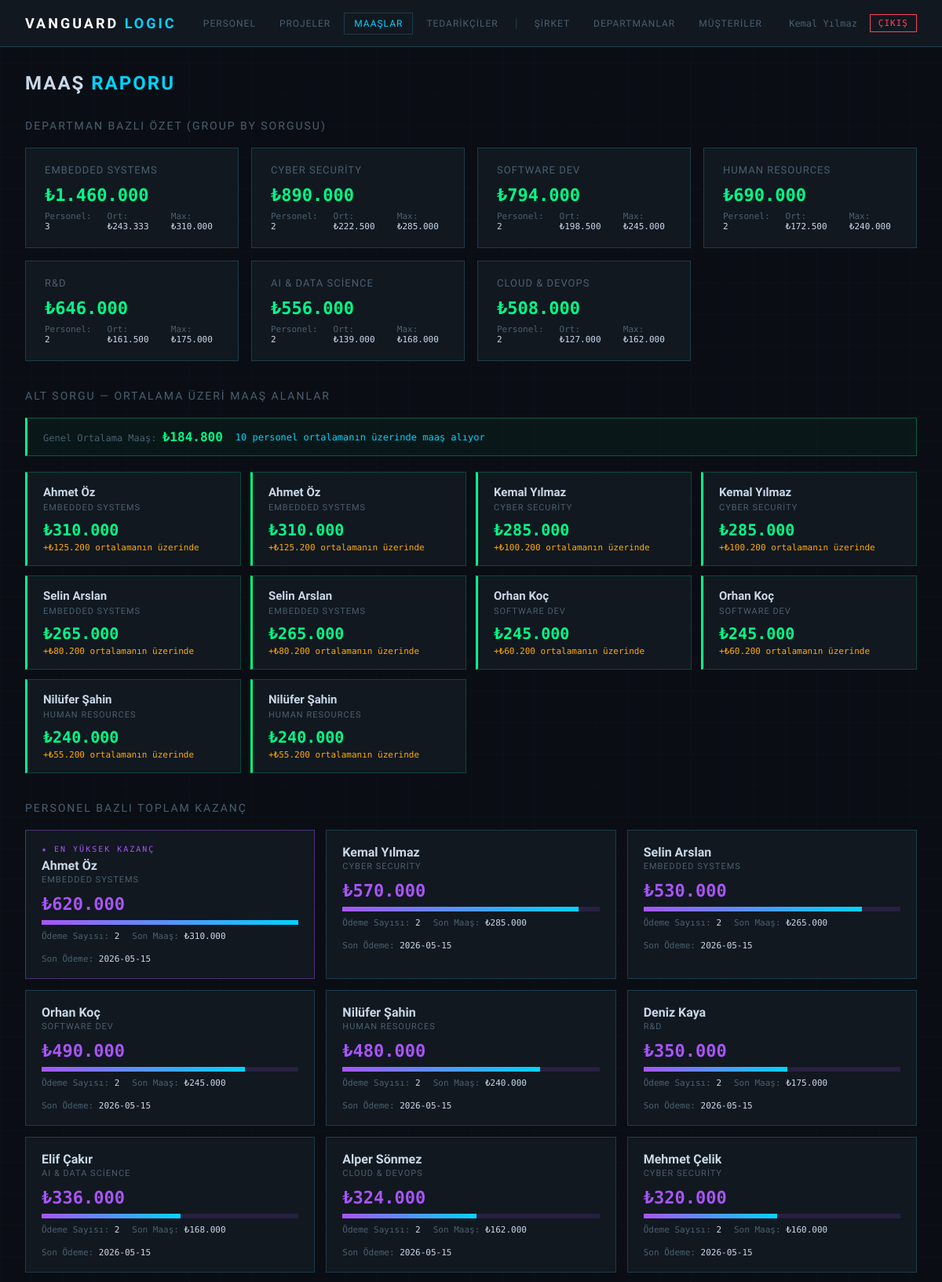
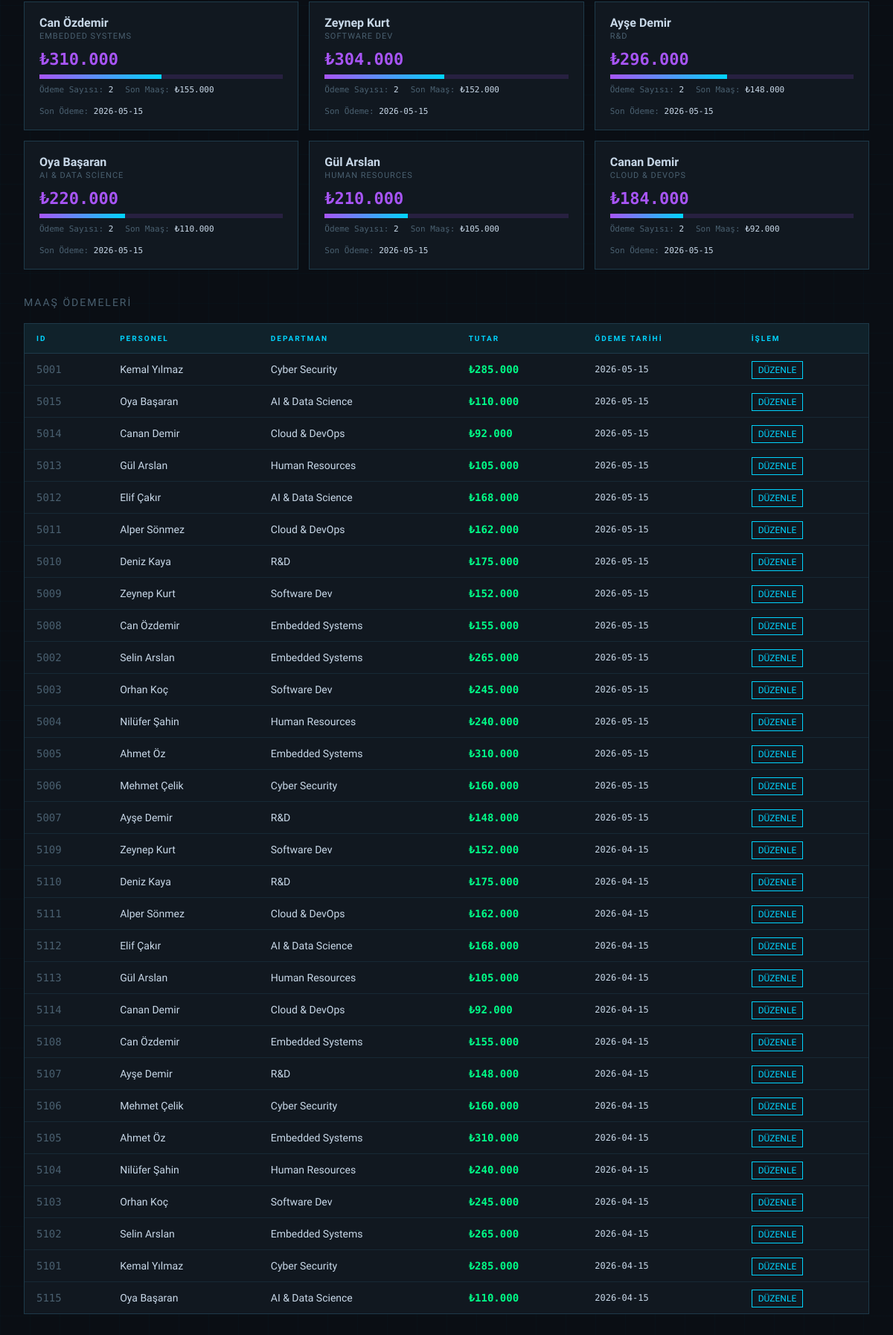
Page /salary.php (signed in) on the committed database (2 pictures, top to bottom).
### tables this page shows
CREATE TABLE salary_ (
    id          INT PRIMARY KEY,
    amount      DECIMAL(10,2) NOT NULL DEFAULT 0,
    pymnt_date  DATE NOT NULL DEFAULT (CURRENT_DATE),
    psnl_id     INT NOT NULL,
    CONSTRAINT fk_sal_per_ FOREIGN KEY (psnl_id) REFERENCES personnel_(id)
);

CREATE TABLE departments_ (
    id          INT PRIMARY KEY,
    name        VARCHAR(50) NOT NULL,
    phn_ext     CHAR(3),
    cmpny_id    INT NOT NULL,
    CONSTRAINT fk_dept_comp_ FOREIGN KEY (cmpny_id) REFERENCES company_(id)
);

### salary.php (the view, shortened to what this page needs)
<?php
require_once 'includes/db.php';
$summary = $conn->query("
    SELECT d.name AS department,
           COUNT(DISTINCT p.id) AS personel_sayisi,
           SUM(s.amount)        AS toplam_maas,
           AVG(s.amount)        AS ort_maas,
           MAX(s.amount)        AS max_maas
    FROM departments_ d
    JOIN personnel_ p ON p.dept_id = d.id
    JOIN salary_    s ON s.psnl_id = p.id
    GROUP BY d.name
    ORDER BY toplam_maas DESC
")->fetch_all(MYSQLI_ASSOC);
$aboveAvg = $conn->query("
    SELECT CONCAT(p.f_name,' ',p.l_name) AS personel,
           d.name AS dept,
           s.amount
    FROM personnel_ p
    JOIN salary_      s ON s.psnl_id = p.id
    JOIN departments_ d ON p.dept_id = d.id
    WHERE s.amount > (SELECT AVG(amount) FROM salary_)
    ORDER BY s.amount DESC
")->fetch_all(MYSQLI_ASSOC);
$avgAmount = $conn->query("SELECT AVG(amount) FROM salary_")->fetch_row()[0];
$personalTotals = $conn->query("
    SELECT CONCAT(p.f_name,' ',p.l_name) AS personel,
           d.name AS dept,
           COUNT(s.id)       AS odeme_sayisi,
           SUM(s.amount)     AS toplam_kazanc,
           MAX(s.amount)     AS son_maas,
           MAX(s.pymnt_date) AS son_odeme
    FROM personnel_ p
    JOIN salary_      s ON s.psnl_id = p.id
    JOIN departments_ d ON p.dept_id = d.id
    GROUP BY p.id, p.f_name, p.l_name, d.name
    ORDER BY toplam_kazanc DESC
")->fetch_all(MYSQLI_ASSOC);
$maxKazanc = !empty($personalTotals) ? $personalTotals[0]['toplam_kazanc'] : 1;
$salaries = $conn->query("
    SELECT s.id, s.amount, s.pymnt_date,
           CONCAT(p.f_name,' ',p.l_name) AS personel,
           d.name AS dept
    FROM salary_ s
    JOIN personnel_  p ON s.psnl_id = p.id
    JOIN departments_ d ON p.dept_id = d.id
    ORDER BY s.pymnt_date DESC
")->fetch_all(MYSQLI_ASSOC);
?>
<!DOCTYPE html>
<html lang="tr">
<head>
</head>
<body>
<nav>
  <div class="nav-brand">VANGUARD <span>LOGIC</span></div>
  <div class="nav-links">
    <a href="index.php">Personel</a>
    <a href="projects.php">Projeler</a>
    <a href="salary.php" class="active">Maaşlar</a>
    <a href="suppliers.php">Tedarikçiler</a>
    <span class="nav-sep">|</span>
    <a href="company.php">Şirket</a>
    <a href="departments.php">Departmanlar</a>
    <a href="customers.php">Müşteriler</a>
  </div>
  <div class="nav-user">
    <span><?= htmlspecialchars($_SESSION['user_name']) ?></span>
    <a href="logout.php">ÇIKIŞ</a>
  </div>
</nav>
<main>
  <h2>Maaş <span>Raporu</span></h2>
  <div class="section-title">Departman Bazlı Özet (GROUP BY Sorgusu)</div>
  <div class="summary-grid">
    <?php foreach ($summary as $s): ?>
    <div class="sum-card">
      <div class="sum-dept"><?= htmlspecialchars($s['department']) ?></div>
      <div class="sum-total">₺<?= number_format($s['toplam_maas'],0,',','.') ?></div>
      <div class="sum-meta">
        <div class="sum-item">Personel: <span><?= $s['personel_sayisi'] ?></span></div>
        <div class="sum-item">Ort: <span>₺<?= number_format($s['ort_maas'],0,',','.') ?></span></div>
        <div class="sum-item">Max: <span>₺<?= number_format($s['max_maas'],0,',','.') ?></span></div>
      </div>
    </div>
    <?php endforeach; ?>
  </div>
  <div class="section-title">Alt Sorgu — Ortalama Üzeri Maaş Alanlar</div>
  <div class="avg-alert">
    <div>Genel Ortalama Maaş: <strong>₺<?= number_format($avgAmount, 0, ',', '.') ?></strong></div>
    <div style="color:var(--accent)"><?= count($aboveAvg) ?> personel ortalamanın üzerinde maaş alıyor</div>
  </div>
  <div class="above-grid">
    <?php foreach ($aboveAvg as $a): $diff = $a['amount'] - $avgAmount; ?>
    <div class="above-card">
      <div class="above-name"><?= htmlspecialchars($a['personel']) ?></div>
      <div class="above-dept"><?= htmlspecialchars($a['dept']) ?></div>
      <div class="above-amt">₺<?= number_format($a['amount'], 0, ',', '.') ?></div>
      <div class="above-diff">+₺<?= number_format($diff, 0, ',', '.') ?> ortalamanın üzerinde</div>
    </div>
    <?php endforeach; ?>
  </div>
  <div class="section-title">Personel Bazlı Toplam Kazanç</div>
  <div class="personal-grid">
    <?php foreach ($personalTotals as $i => $pt):
      $barPct = $maxKazanc > 0 ? round(($pt['toplam_kazanc'] / $maxKazanc) * 100) : 0;
    ?>
    <div class="personal-card">
      <?php if ($i === 0): ?>
        <div style="font-family:'Share Tech Mono',monospace;font-size:10px;color:var(--purple);letter-spacing:2px;margin-bottom:6px;">★ EN YÜKSEK KAZANÇ</div>
      <?php endif; ?>
      <div class="pc-name"><?= htmlspecialchars($pt['personel']) ?></div>
      <div class="pc-dept"><?= htmlspecialchars($pt['dept']) ?></div>
      <div class="pc-total">₺<?= number_format($pt['toplam_kazanc'], 0, ',', '.') ?></div>
      <div class="pc-bar-track">
        <div class="pc-bar-fill" style="width:<?= $barPct ?>%"></div>
      </div>
      <div class="pc-meta">
        <div class="pc-meta-item">Ödeme Sayısı: <span><?= $pt['odeme_sayisi'] ?></span></div>
        <div class="pc-meta-item">Son Maaş: <span>₺<?= number_format($pt['son_maas'], 0, ',', '.') ?></span></div>
        <div class="pc-meta-item">Son Ödeme: <span><?= $pt['son_odeme'] ?></span></div>
      </div>
    </div>
    <?php endforeach; ?>
  </div>
  <div class="section-title">Maaş Ödemeleri</div>
  <div class="table-wrap">
    <table>
      <thead>
        <tr><th>ID</th><th>Personel</th><th>Departman</th><th>Tutar</th><th>Ödeme Tarihi</th><th>İşlem</th></tr>
      </thead>
      <tbody>
        <?php foreach ($salaries as $s): ?>
        <tr>
          <td style="font-family:'Share Tech Mono',monospace;color:var(--muted)"><?= $s['id'] ?></td>
          <td><?= htmlspecialchars($s['personel']) ?></td>
          <td><?= htmlspecialchars($s['dept']) ?></td>
          <td style="font-family:'Share Tech Mono',monospace;color:var(--success);font-weight:700">₺<?= number_format($s['amount'],0,',','.') ?></td>
          <td style="font-family:'Share Tech Mono',monospace;font-size:12px"><?= $s['pymnt_date'] ?></td>
          <td><a href="salary_edit.php?id=<?= $s['id'] ?>" style="color:var(--accent);text-decoration:none;font-size:12px;border:1px solid var(--accent);padding:4px 8px;">DÜZENLE</a></td>
        </tr>
        <?php endforeach; ?>
      </tbody>
    </table>
  </div>
</main>
</body>
</html>

### rows in the picture
salary_: id "5001", personel "Kemal Yılmaz", departments_.name "Cyber Security", amount "285.000", pymnt_date "2026-05-15"
salary_: id "5015", personel "Oya Başaran", departments_.name "AI & Data Science", amount "110.000", pymnt_date "2026-05-15"
salary_: id "5014", personel "Canan Demir", departments_.name "Cloud & DevOps", amount "92.000", pymnt_date "2026-05-15"
salary_: id "5013", personel "Gül Arslan", departments_.name "Human Resources", amount "105.000", pymnt_date "2026-05-15"
salary_: id "5012", personel "Elif Çakır", departments_.name "AI & Data Science", amount "168.000", pymnt_date "2026-05-15"
salary_: id "5011", personel "Alper Sönmez", departments_.name "Cloud & DevOps", amount "162.000", pymnt_date "2026-05-15"
salary_: id "5010", personel "Deniz Kaya", departments_.name "R&D", amount "175.000", pymnt_date "2026-05-15"
salary_: id "5009", personel "Zeynep Kurt", departments_.name "Software Dev", amount "152.000", pymnt_date "2026-05-15"
salary_: id "5008", personel "Can Özdemir", departments_.name "Embedded Systems", amount "155.000", pymnt_date "2026-05-15"
salary_: id "5002", personel "Selin Arslan", departments_.name "Embedded Systems", amount "265.000", pymnt_date "2026-05-15"
salary_: id "5003", personel "Orhan Koç", departments_.name "Software Dev", amount "245.000", pymnt_date "2026-05-15"
salary_: id "5004", personel "Nilüfer Şahin", departments_.name "Human Resources", amount "240.000", pymnt_date "2026-05-15"
salary_: id "5005", personel "Ahmet Öz", departments_.name "Embedded Systems", amount "310.000", pymnt_date "2026-05-15"
salary_: id "5006", personel "Mehmet Çelik", departments_.name "Cyber Security", amount "160.000", pymnt_date "2026-05-15"
salary_: id "5007", personel "Ayşe Demir", departments_.name "R&D", amount "148.000", pymnt_date "2026-05-15"
salary_: id "5109", personel "Zeynep Kurt", departments_.name "Software Dev", amount "152.000", pymnt_date "2026-04-15"
salary_: id "5110", personel "Deniz Kaya", departments_.name "R&D", amount "175.000", pymnt_date "2026-04-15"
salary_: id "5111", personel "Alper Sönmez", departments_.name "Cloud & DevOps", amount "162.000", pymnt_date "2026-04-15"
salary_: id "5112", personel "Elif Çakır", departments_.name "AI & Data Science", amount "168.000", pymnt_date "2026-04-15"
salary_: id "5113", personel "Gül Arslan", departments_.name "Human Resources", amount "105.000", pymnt_date "2026-04-15"
salary_: id "5114", personel "Canan Demir", departments_.name "Cloud & DevOps", amount "92.000", pymnt_date "2026-04-15"
salary_: id "5108", personel "Can Özdemir", departments_.name "Embedded Systems", amount "155.000", pymnt_date "2026-04-15"
salary_: id "5107", personel "Ayşe Demir", departments_.name "R&D", amount "148.000", pymnt_date "2026-04-15"
salary_: id "5106", personel "Mehmet Çelik", departments_.name "Cyber Security", amount "160.000", pymnt_date "2026-04-15"
salary_: id "5105", personel "Ahmet Öz", departments_.name "Embedded Systems", amount "310.000", pymnt_date "2026-04-15"
salary_: id "5104", personel "Nilüfer Şahin", departments_.name "Human Resources", amount "240.000", pymnt_date "2026-04-15"
salary_: id "5103", personel "Orhan Koç", departments_.name "Software Dev", amount "245.000", pymnt_date "2026-04-15"
salary_: id "5102", personel "Selin Arslan", departments_.name "Embedded Systems", amount "265.000", pymnt_date "2026-04-15"
salary_: id "5101", personel "Kemal Yılmaz", departments_.name "Cyber Security", amount "285.000", pymnt_date "2026-04-15"
salary_: id "5115", personel "Oya Başaran", departments_.name "AI & Data Science", amount "110.000", pymnt_date "2026-04-15"

### other values in the picture
$_SESSION['user_name'] "Kemal Yılmaz"
$s['department'] "EMBEDDED SYSTEMS"
$s['toplam_maas'] "1.460.000"
$s['personel_sayisi'] "3"
$s['ort_maas'] "243.333"
$s['max_maas'] "310.000"
$s['department'] "CYBER SECURITY"
$s['toplam_maas'] "890.000"
$s['personel_sayisi'] "2"
$s['ort_maas'] "222.500"
$s['max_maas'] "285.000"
$s['department'] "SOFTWARE DEV"
$s['toplam_maas'] "794.000"
$s['ort_maas'] "198.500"
$s['max_maas'] "245.000"
